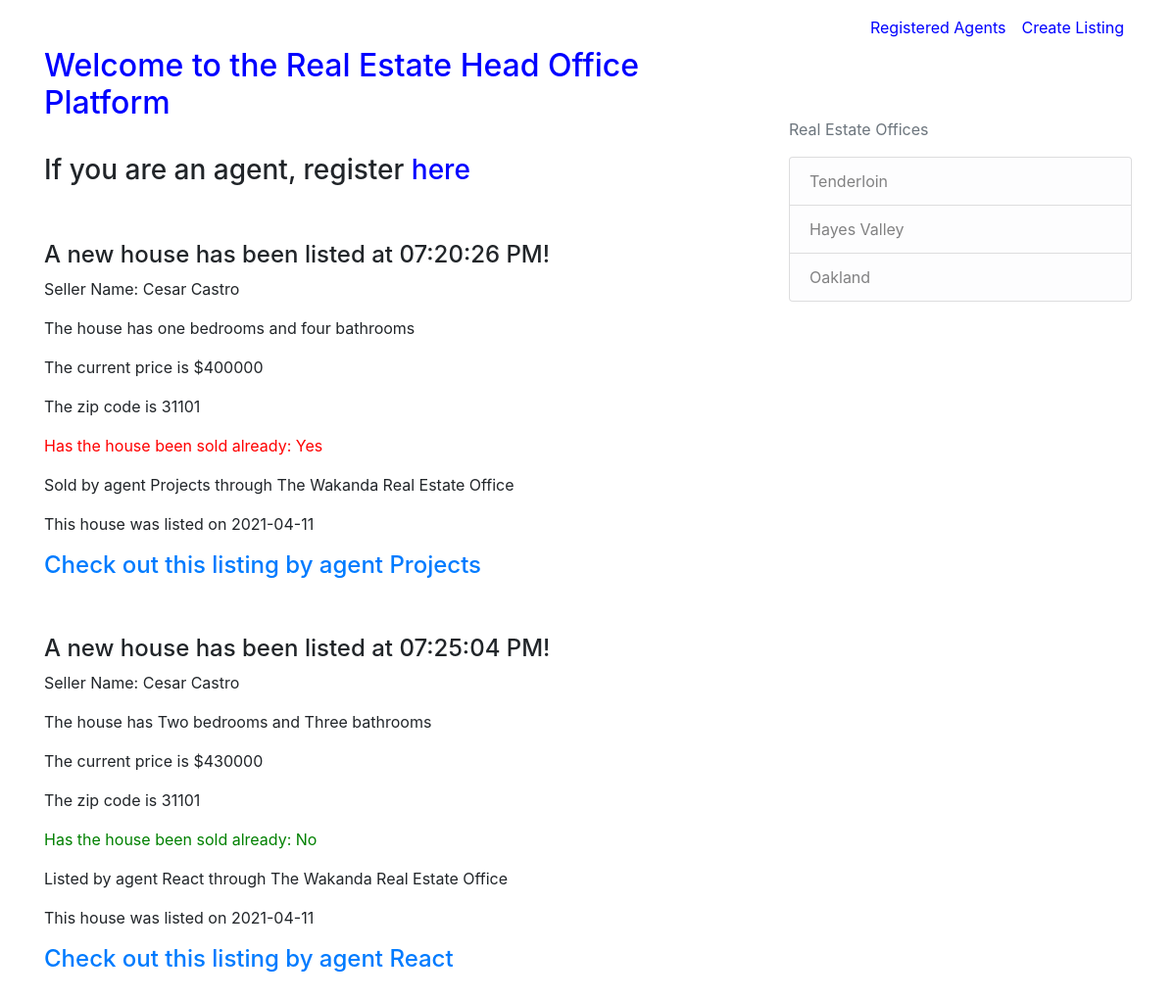
The page /home on the database its author committed.
### real_estate/models.py (models this page shows, shortened)
class Listing(db.Model):
    id = db.Column(db.Integer, primary_key=True)
    seller = db.Column(db.String(100), nullable=False)
    price = db.Column(db.String(100), nullable=False)
    date = db.Column(db.DateTime, nullable=False, default=datetime.utcnow)
    bedrooms = db.Column(db.String(100), nullable=False)
    bathrooms = db.Column(db.String(100), nullable=False)
    zipcode = db.Column(db.String(100), nullable=False)
    sold = db.Column(db.String(100), nullable=False, default="No")
    office = db.Column(db.String(100), nullable=False)
    agent_id = db.Column(db.Integer, db.ForeignKey('agent.id'), nullable=False)
    buyer = db.Column(db.String(100), nullable=False, default="")
    saleprice = db.Column(db.String(100), nullable=False, default="")
    saledate = db.Column(db.DateTime, nullable=False, default=datetime.utcnow)
    saleoffice = db.Column(db.String(100), nullable=False, default="")

class Agent(db.Model):
    id = db.Column(db.Integer, primary_key=True)
    name = db.Column(db.String(100), nullable=False)
    listings = db.relationship('Listing', backref='agent', lazy=True)

### real_estate/routes.py (the view)
@app.route("/")
@app.route("/home")
def home():
    listings = Listing.query.all()
    return render_template('home.html', listings=listings)

### real_estate/templates/home.html
{% extends "layout.html" %}
{% block navigation%}
<a class="nav-item nav-link" href="{{ url_for('registered_agents') }}" style="color:blue">Registered Agents</a>
<a class="nav-item nav-link" href="{{ url_for('new_listing') }}" style="color:blue">Create Listing</a>
{% endblock navigation %}
{% block content %}
<br>
<br>
<h2><a href="{{ url_for('home') }}" style="color:blue">Welcome to the Real Estate Head Office Platform</a></h2>
<br>
<h3>If you are an agent, register
    <a href="{{ url_for('agent_register') }}" style="color:blue">here</a></h3>
<br>
<br>
    {% for listing in listings %}
        <h4>A new house has been listed at {{ listing.date.strftime('%I:%M:%S %p') }}!</h4>
        <p>Seller Name: {{ listing.seller }}</p>
        <p>The house has {{ listing.bedrooms }} bedrooms and {{ listing.bathrooms }} bathrooms</p>
        <p>The current price is ${{ listing.price }}</p>
        <p>The zip code is {{ listing.zipcode }}</p>
        {% if listing.sold == "Yes" %}
        <p style="color: red;">Has the house been sold already: {{ listing.sold }}</p>
        <p>Sold by agent {{ listing.agent.name }} through The {{ listing.office }} Real Estate Office</p>
        {% else %}
        <p style="color: green;">Has the house been sold already: {{ listing.sold }}</p>
        <p>Listed by agent {{ listing.agent.name }} through The {{ listing.office }} Real Estate Office</p>
        {% endif %}
        <p>This house was listed on {{ listing.date.strftime('%Y-%m-%d') }}</p>
        <h4><a href="{{ url_for('listing', listing_id=listing.id) }}">Check out this listing by agent {{ listing.agent.name }}</a></h4>
        <br>
        <br>
    {% endfor %}
{% endblock content %}

### real_estate/templates/layout.html (shortened to what this page needs)
<!DOCTYPE html>
<html>
    <head>
        <link rel="stylesheet" href="https://maxcdn.bootstrapcdn.com/bootstrap/4.0.0/css/bootstrap.min.css">
    </head>
    <body>
        <header class="site-header">
            <nav class="navbar navbar-expand-md navbar-dark bg-steel fixed-top">
              <div class="container">
                <div class="collapse navbar-collapse" id="navbarToggle">
                  <div class="navbar-nav">
                        {% block navigation %}{% endblock %}
                  </div>
                </div>
              </div>
            </nav>
          </header>
          <main role="main" class="container">
            <div class="row">
              <div class="col-md-8">
                {% block content %}{% endblock %}
              </div>
              <div class="col-md-4">
                <div class="content-section">
                    <br>
                    <br>
                    <br>
                    <br>
                    <br>
                  <p class='text-muted'>Real Estate Offices
                    <ul class="list-group">
                      <li class="list-group-item list-group-item-light">Tenderloin</li>
                      <li class="list-group-item list-group-item-light">Hayes Valley</li>
                      <li class="list-group-item list-group-item-light">Oakland</li>
                    </ul>
                  </p>
                </div>
              </div>
            </div>
          </main>
    </body>
</html>

### rows shown on the page
Listing: date "07:20:26 PM", seller "Cesar Castro", bedrooms "one", bathrooms "four", price "400000", zipcode "31101", sold "Yes", agent.name "Projects", office "Wakanda", date "2021-04-11"
Listing: date "07:25:04 PM", seller "Cesar Castro", bedrooms "Two", bathrooms "Three", price "430000", zipcode "31101", sold "No", agent.name "React", office "Wakanda", date "2021-04-11"
